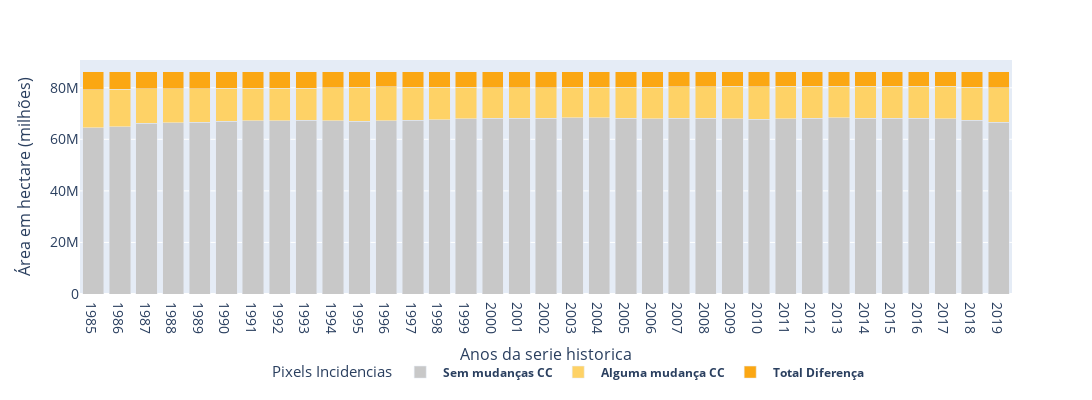

Notebook cell for this chart:
### Code cell
nomeLegend = "Pixels Incidencias"
namePlot = "Serie temporal de áreas Incidencias, mapa "
df_inc
df_inc['name_class'] = df_inc['classe'].copy()
df_inc['name_class'].replace(dict_nameIncid, inplace=True)
plot_Serie_areasEstaveis(df_inc, namePlot, dict_CColor_incid, nomeLegend)

### Figure 1 — Plotly figure (JSON) as saved in the notebook; plotly's stock layout.template omitted (floating-point values rounded to 4 significant figures)
{"data": [{"alignmentgroup": "True", "hovertemplate": "name_class=<b> Sem mudanças CC</b><br>year=%{x}<br>area=%{y}<extra></extra>", "legendgroup": "<b> Sem mudanças CC</b>", "marker": {"color": "#C8C8C8", "pattern": {"shape": ""}}, "name": "<b> Sem mudanças CC</b>", "offsetgroup": "<b> Sem mudanças CC</b>", "orientation": "v", "showlegend": true, "textposition": "auto", "type": "bar", "x": ["1985", "1986", "1987", "1988", "1989", "1990", "1991", "1992", "1993", "1994", "1995", "1996", "1997", "1998", "1999", "2000", "2001", "2002", "2003", "2004", "2005", "2006", "2007", "2008", "2009", "2010", "2011", "2012", "2013", "2014", "2015", "2016", "2017", "2018", "2019"], "xaxis": "x", "y": [64450000.0, 64930000.0, 66200000.0, 66430000.0, 66580000.0, 66940000.0, 67180000.0, 67270000.0, 67440000.0, 67160000.0, 66960000.0, 67240000.0, 67460000.0, 67650000.0, 67950000.0, 68090000.0, 68200000.0, 68230000.0, 68350000.0, 68370000.0, 68080000.0, 68070000.0, 68170000.0, 68110000.0, 67990000.0, 67840000.0, 67900000.0, 68270000.0, 68280000.0, 68120000.0, 68100000.0, 68220000.0, 68010000.0, 67400000.0, 66600000.0], "yaxis": "y"}, {"alignmentgroup": "True", "hovertemplate": "name_class=<b> Alguma mudança CC</b><br>year=%{x}<br>area=%{y}<extra></extra>", "legendgroup": "<b> Alguma mudança CC</b>", "marker": {"color": "#FED266", "pattern": {"shape": ""}}, "name": "<b> Alguma mudança CC</b>", "offsetgroup": "<b> Alguma mudança CC</b>", "orientation": "v", "showlegend": true, "textposition": "auto", "type": "bar", "x": ["1985", "1986", "1987", "1988", "1989", "1990", "1991", "1992", "1993", "1994", "1995", "1996", "1997", "1998", "1999", "2000", "2001", "2002", "2003", "2004", "2005", "2006", "2007", "2008", "2009", "2010", "2011", "2012", "2013", "2014", "2015", "2016", "2017", "2018", "2019"], "xaxis": "x", "y": [14740000.0, 14430000.0, 13400000.0, 13190000.0, 13050000.0, 12820000.0, 12600000.0, 12470000.0, 12410000.0, 12800000.0, 13240000.0, 13070000.0, 12750000.0, 12640000.0, 12190000.0, 11980000.0, 11850000.0, 11830000.0, 11770000.0, 11880000.0, 12100000.0, 12190000.0, 12140000.0, 12340000.0, 12520000.0, 12650000.0, 12620000.0, 12290000.0, 12370000.0, 12400000.0, 12470000.0, 12440000.0, 12530000.0, 12800000.0, 13350000.0], "yaxis": "y"}, {"alignmentgroup": "True", "hovertemplate": "name_class=<b> Total Diferença </b><br>year=%{x}<br>area=%{y}<extra></extra>", "legendgroup": "<b> Total Diferença </b>", "marker": {"color": "#FBA713", "pattern": {"shape": ""}}, "name": "<b> Total Diferença </b>", "offsetgroup": "<b> Total Diferença </b>", "orientation": "v", "showlegend": true, "textposition": "auto", "type": "bar", "x": ["1985", "1986", "1987", "1988", "1989", "1990", "1991", "1992", "1993", "1994", "1995", "1996", "1997", "1998", "1999", "2000", "2001", "2002", "2003", "2004", "2005", "2006", "2007", "2008", "2009", "2010", "2011", "2012", "2013", "2014", "2015", "2016", "2017", "2018", "2019"], "xaxis": "x", "y": [7048000.0, 6868000.0, 6632000.0, 6615000.0, 6593000.0, 6469000.0, 6448000.0, 6495000.0, 6373000.0, 6265000.0, 6031000.0, 5924000.0, 6019000.0, 5939000.0, 6094000.0, 6160000.0, 6186000.0, 6168000.0, 6117000.0, 5987000.0, 6051000.0, 5969000.0, 5917000.0, 5779000.0, 5723000.0, 5740000.0, 5713000.0, 5664000.0, 5582000.0, 5715000.0, 5658000.0, 5569000.0, 5699000.0, 6029000.0, 6288000.0], "yaxis": "y"}], "layout": {"barmode": "stack", "height": 400, "legend": {"orientation": "h", "title": {"font": {"size": 15}, "text": "Pixels Incidencias"}, "tracegroupgap": 0, "x": 0.85, "xanchor": "right", "y": -0.4, "yanchor": "bottom"}, "margin": {"t": 60}, "width": 1100, "xaxis": {"anchor": "y", "autorange": true, "domain": [0, 1], "range": [-0.5, 34.5], "tickfont": {"size": 14}, "title": {"font": {"size": 16}, "text": "Anos da serie historica"}, "type": "category"}, "yaxis": {"anchor": "x", "autorange": true, "domain": [0, 1], "range": [0, 90770000.0], "tickfont": {"size": 14}, "title": {"font": {"size": 16}, "text": "Área em hectare (milhões)"}, "type": "linear"}}}
